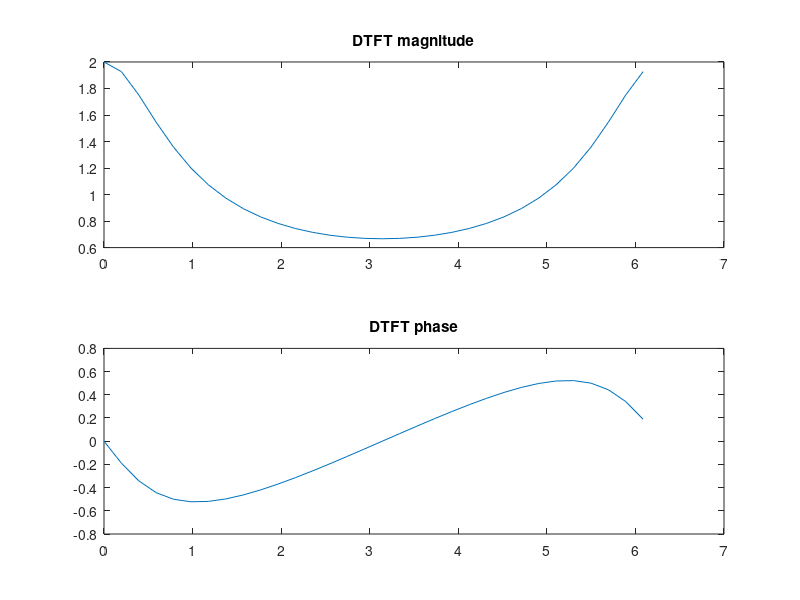
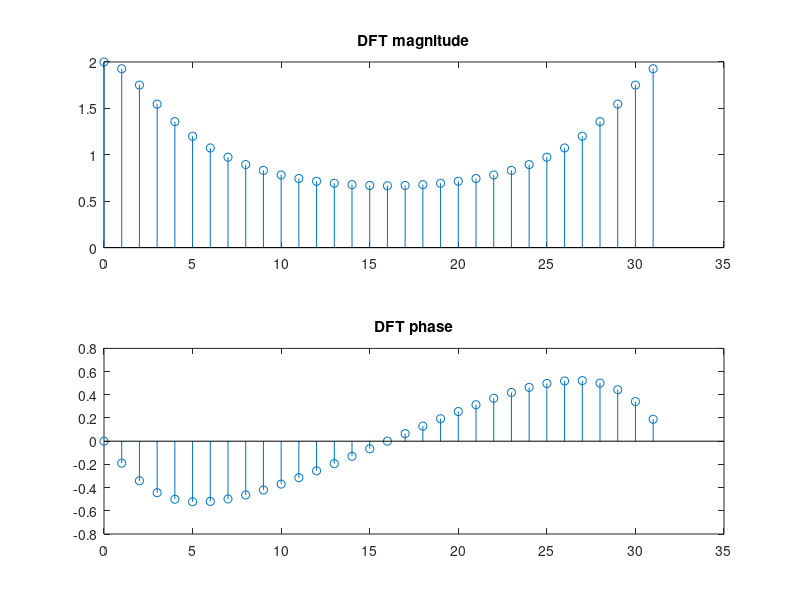

These figures' MATLAB source, in order:
clc; clear; close all;
N = 32; n = 0:N-1; w = 2*pi*n/N;
x = 0.5.^n;
X = fft(x);
subplot(2,1,1); plot(w,abs(X)); title('DTFT magnitude');
subplot(2,1,2); plot(w,angle(X)); title('DTFT phase');
figure;
subplot(2,1,1); stem(n,abs(X)); title('DFT magnitude');
subplot(2,1,2); stem(n,angle(X)); title('DFT phase');
